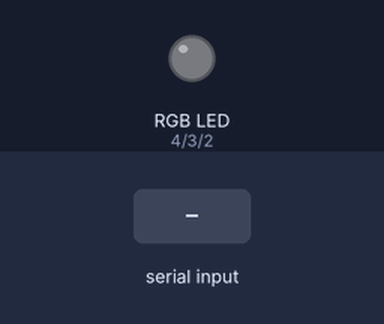
The sketch below on a simulated Arduino Uno, built with avr-gcc and run on an emulated ATmega328P. Shown: an RGB LED mixed from three pins (HIGH = lit). Inputs (shaded band) come from the test bench.

Above: at 1.2 s.
1.3 s: "90,45\n" received over Serial
At 3.7 s:
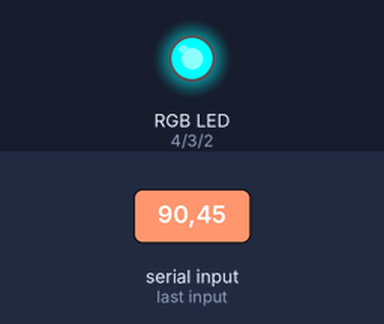
4.0 s: "30,150\n" received over Serial
At 4.9 s:
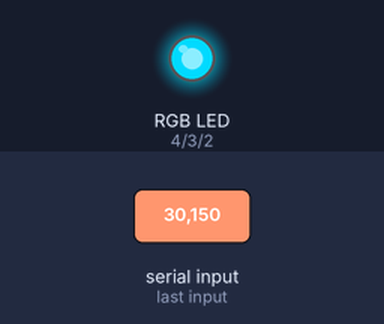
Timing chart, 0 to 7.0 s (numbered marks = the images above; inputs shaded):
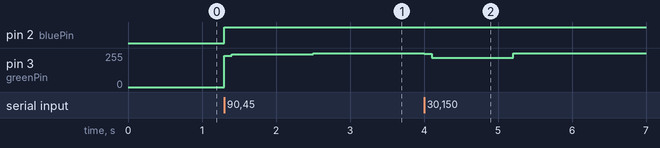

Measured:
- after the input at 1.3 s, pin 2 (bluePin): LOW → HIGH at once; pin 3 (greenPin): 0/255 → 233/255 at once, → 244/255 0.10 s later, → 255/255 1.1 s later
- after the input at 4.0 s, pin 3 (greenPin): 255/255 → 248/255 at once, → 218/255 0.10 s later, → 255/255 1.1 s later

The sketch:

arduino_audio_data.ino
```cpp
const int redPin = 4;
const int greenPin = 3;
const int bluePin = 2;

void setup() {
  // Initialize the RGB LED pins as outputs
  pinMode(redPin, OUTPUT);
  pinMode(greenPin, OUTPUT);
  pinMode(bluePin, OUTPUT);

  // Start serial communication at 9600 baud rate
  Serial.begin(9600);
}

void loop() {
  // Check if there's incoming data from the serial port
  if (Serial.available() > 0) {
    // Read the incoming microphone value from the serial port
    int micValue = Serial.parseInt();

    // Ensure the micValue is within the expected range (0 to 1023)
    micValue = constrain(micValue, 0, 1023);

    // Map the micValue to RGB LED values
    int redValue = map(micValue, 0, 1023, 0, 255);
    int greenValue = map(micValue, 0, 1023, 255, 0);
    int blueValue = map(micValue, 0, 1023, 128, 255);

    // Write the values to the RGB LED
    analogWrite(redPin, redValue);
    analogWrite(greenPin, greenValue);
    analogWrite(bluePin, blueValue);

    // Small delay to stabilize the color change
    delay(100);
  }
}
```
